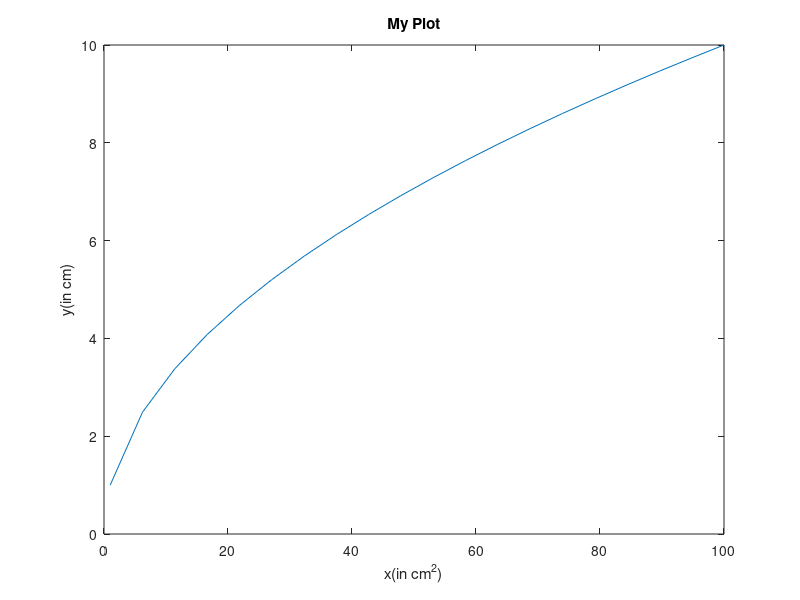

Recreate this plot in MATLAB.
x  = linspace(1,100,20);
y = sqrt(x);
plot(x,y);
% to add title to your plot
title('My Plot')

xlabel('x(in cm^2)')
ylabel('y(in cm)')